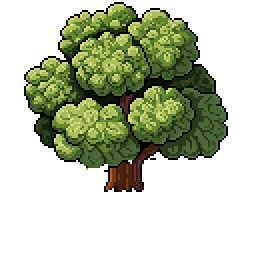
#> input picture tools/tierra_viva/pl/obj2/tree_clean.png, 128 x 128 px (shown 2 times larger)
$ python mapscene.py
#> lines starting #> are read from the running program, lines starting #| are printed output that depends on the picture
### tools/tierra_viva/px.py
"""Herramientas de pixel art: lienzos, rejillas de caracteres, contorno selectivo y
sombreado por volumen para sprites construidos con formas."""
import numpy as np
from PIL import Image
from scipy.ndimage import distance_transform_edt, gaussian_filter
from pal import P, h

_ALL = [(name, ramp) for name, ramp in P.items()]
_DARK = {}
for name, ramp in _ALL:
    for i, c in enumerate(ramp):
        _DARK.setdefault(c[:3], (name, i))


def new(w, hgt):
    return np.zeros((hgt, w, 4), np.uint8)


# [32 lines left out: functions col, grid, blit, not called in this run]


def mask(img):
    return img[..., 3] > 0


# [66 lines left out: functions darker, outline, shade, not called in this run]


def ellipse(W, H, cx, cy, rx, ry):
    yy, xx = np.mgrid[0:H, 0:W]
    return ((xx + 0.5 - cx) / rx) ** 2 + ((yy + 0.5 - cy) / ry) ** 2 <= 1.0


# [5 lines left out: function poly, not called in this run]


def to_pil(img):
    return Image.fromarray(img, 'RGBA')


# [24 lines left out: functions save, sheet, not called in this run]

### tools/tierra_viva/font.py
"""Fuente «Brote»: pixel art proporcional, mayúsculas de 7 px, minúsculas de 5 px,
descendentes de 2 px y tildes. Exporta BMFont (.fnt + .png) para Godot y TTF/WOFF2 para web."""
import sys
from PIL import Image

U = {
'A': '.###.|#...#|#...#|#####|#...#|#...#|#...#',
'B': '####.|#...#|#...#|####.|#...#|#...#|####.',
'C': '.###.|#...#|#....|#....|#....|#...#|.###.',
'D': '####.|#...#|#...#|#...#|#...#|#...#|####.',
'E': '#####|#....|#....|####.|#....|#....|#####',
'F': '#####|#....|#....|####.|#....|#....|#....',
'G': '.###.|#...#|#....|#.###|#...#|#...#|.####',
'H': '#...#|#...#|#...#|#####|#...#|#...#|#...#',
'I': '###|.#.|.#.|.#.|.#.|.#.|###',
'J': '..###|...#.|...#.|...#.|#..#.|#..#.|.##..',
'K': '#...#|#..#.|#.#..|##...|#.#..|#..#.|#...#',
'L': '#....|#....|#....|#....|#....|#....|#####',
'M': '#...#|##.##|#.#.#|#.#.#|#...#|#...#|#...#',
'N': '#...#|##..#|#.#.#|#..##|#...#|#...#|#...#',
'O': '.###.|#...#|#...#|#...#|#...#|#...#|.###.',
'P': '####.|#...#|#...#|####.|#....|#....|#....',
'Q': '.###.|#...#|#...#|#...#|#.#.#|#..#.|.##.#',
'R': '####.|#...#|#...#|####.|#.#..|#..#.|#...#',
'S': '.###.|#...#|#....|.###.|....#|#...#|.###.',
'T': '#####|..#..|..#..|..#..|..#..|..#..|..#..',
'U': '#...#|#...#|#...#|#...#|#...#|#...#|.###.',
'V': '#...#|#...#|#...#|#...#|.#.#.|.#.#.|..#..',
'W': '#...#|#...#|#...#|#.#.#|#.#.#|##.##|#...#',
'X': '#...#|#...#|.#.#.|..#..|.#.#.|#...#|#...#',
'Y': '#...#|#...#|.#.#.|..#..|..#..|..#..|..#..',
'Z': '#####|....#|...#.|..#..|.#...|#....|#####',
'a': '....|....|.##.|...#|.###|#..#|.###',
'b': '#...|#...|###.|#..#|#..#|#..#|###.',
'c': '....|....|.##.|#..#|#...|#..#|.##.',
'd': '...#|...#|.###|#..#|#..#|#..#|.###',
'e': '....|....|.##.|#..#|####|#...|.###',
'f': '.##|#..|###|#..|#..|#..|#..',
'g': '....|....|.###|#..#|#..#|#..#|.###|...#|.##.',
'h': '#...|#...|###.|#..#|#..#|#..#|#..#',
'i': '#|.|#|#|#|#|#',
'j': '..#|...|..#|..#|..#|..#|..#|#.#|.#.',
'k': '#...|#...|#..#|#.#.|##..|#.#.|#..#',
'l': '#.|#.|#.|#.|#.|#.|.#',
'm': '.....|.....|####.|#.#.#|#.#.#|#.#.#|#.#.#',
'n': '....|....|###.|#..#|#..#|#..#|#..#',
'o': '....|....|.##.|#..#|#..#|#..#|.##.',
'p': '....|....|###.|#..#|#..#|#..#|###.|#...|#...',
'q': '....|....|.###|#..#|#..#|#..#|.###|...#|...#',
'r': '...|...|#.#|##.|#..|#..|#..',
's': '....|....|.###|#...|.##.|...#|###.',
't': '.#.|.#.|###|.#.|.#.|.#.|..#',
'u': '....|....|#..#|#..#|#..#|#..#|.###',
'v': '.....|.....|#...#|#...#|.#.#.|.#.#.|..#..',
'w': '.....|.....|#...#|#.#.#|#.#.#|#.#.#|.#.#.',
'x': '....|....|#..#|#..#|.##.|#..#|#..#',
'y': '....|....|#..#|#..#|#..#|#..#|.###|...#|.##.',
'z': '....|....|####|...#|.##.|#...|####',
'0': '.###.|#...#|#..##|#.#.#|##..#|#...#|.###.',
'1': '.#.|##.|.#.|.#.|.#.|.#.|###',
'2': '.###.|#...#|....#|...#.|..#..|.#...|#####',
'3': '####.|....#|....#|.###.|....#|....#|####.',
'4': '...#.|..##.|.#.#.|#..#.|#####|...#.|...#.',
'5': '#####|#....|####.|....#|....#|#...#|.###.',
'6': '.###.|#....|#....|####.|#...#|#...#|.###.',
'7': '#####|....#|...#.|..#..|..#..|..#..|..#..',
'8': '.###.|#...#|#...#|.###.|#...#|#...#|.###.',
'9': '.###.|#...#|#...#|.####|....#|....#|.###.',
'.': '.|.|.|.|.|.|#',
',': '..|..|..|..|..|.#|.#|#.',
':': '.|.|.|#|.|.|#',
';': '..|..|..|.#|..|..|.#|#.',
'!': '#|#|#|#|#|.|#',
'?': '.###.|#...#|....#|..##.|..#..|.....|..#..',
'¡': '.|.|#|.|#|#|#|#|#',
'¿': '.....|.....|..#..|.....|..#..|.##..|#....|#...#|.###.',
'-': '...|...|...|###|...|...|...',
'+': '...|...|.#.|###|.#.|...|...',
'=': '...|...|###|...|###|...|...',
'/': '..#|..#|.#.|.#.|.#.|#..|#..',
'(': '.#|#.|#.|#.|#.|#.|.#',
')': '#.|.#|.#|.#|.#|.#|#.',
'"': '#.#|#.#|...|...|...|...|...',
"'": '#|#|.|.|.|.|.',
'%': '##..#|##.#.|...#.|..#..|.#...|.#.##|#..##',
'*': '...|#.#|.#.|#.#|...|...|...',
'<': '...|..#|.#.|#..|.#.|..#|...',
'>': '...|#..|.#.|..#|.#.|#..|...',
'_': '....|....|....|....|....|....|####',
'~': '....|....|.#.#|#.#.|....|....|....',
'«': '.....|.....|..#.#|.#.#.|#.#..|.#.#.|..#.#',
'»': '.....|.....|#.#..|.#.#.|..#.#|.#.#.|#.#..',
'·': '.|.|.|#|.|.|.',
'°': '.#.|#.#|.#.|...|...|...|...',
'#': '.#.#.|#####|.#.#.|.#.#.|.#.#.|#####|.#.#.',
'&': '.##..|#..#.|.##..|.#...|#.#.#|#..#.|.##.#',
'[': '##|#.|#.|#.|#.|#.|##',
']': '##|.#|.#|.#|.#|.#|##',
'▶': '#...|##..|###.|####|###.|##..|#...',
'◀': '...#|..##|.###|####|.###|..##|...#',
'▼': '.....|.....|#####|.###.|..#..|.....|.....',
'▲': '.....|.....|..#..|.###.|#####|.....|.....',
'✓': '.....|....#|...##|#..#.|##.#.|.##..|..#..',
'✖': '.....|#...#|.#.#.|..#..|.#.#.|#...#|.....',
'♥': '.....|.#.#.|#####|#####|.###.|..#..|.....',
'★': '..#..|..#..|#####|.###.|.#.#.|#...#|.....',
}

ACUTE_CAP = ['..#', '.#.']
ACUTE_LOW = ['.#', '#.']


def with_accent(base, acc, low=True):
    rows = U[base].split('|')
    w = len(rows[0])
    off = (w - len(acc[0]) + 1) // 2
    acc_rows = [('.' * off + r).ljust(w, '.') for r in acc]
    return '|'.join(acc_rows + rows[2:])


ACC = {}
for b, a in zip('aeiou', 'áéíóú'):
    ACC[a] = with_accent(b, ACUTE_LOW, True)
ACC['ü'] = '|'.join(['#..#', '....'] + U['u'].split('|')[2:])
ACC['ñ'] = '|'.join(['.#.#', '#.#.'] + U['n'].split('|')[2:])
ACC['í'] = '.#|#.|.#|.#|.#|.#|.#'
CAP_ACC = {}
for b, a in zip('AEIOU', 'ÁÉÍÓÚ'):
    CAP_ACC[a] = (b, ['..#' if len(U[b].split('|')[0]) > 3 else '.#', '.#.' if len(U[b].split('|')[0]) > 3 else '#.'])
CAP_ACC['Ñ'] = ('N', ['.#.#', '#.#.'])
CAP_ACC['Ü'] = ('U', ['#...#', '.....'])

ROWS = 11      # 0-1 tildes de mayúscula, 2-8 cuerpo, 9-10 descendentes
BASE = 9       # línea base: filas 0-8 por encima
SPACE = 3


# [29 lines left out: function glyph_bitmap, not called in this run]


CHARS = sorted(set(list(U.keys()) + list(ACC.keys()) + list(CAP_ACC.keys()) + [' ']), key=ord)


# [118 lines left out: functions build, build_ttf, render, not called in this run]


def width(text):
    return sum((glyph_bitmap(c) or glyph_bitmap('?'))[0] + 1 for c in text) - 1


# [4 lines that do not run on import are left out]

### tools/tierra_viva/scene.py
"""Escenas de muestra a 640x360: mapa con objetos, personaje y piezas de interfaz."""
import numpy as np
from PIL import Image, ImageSequence
from pal import P
from px import new, col, blit
import world, ui, font

W, H = 640, 360


# [5 lines left out: function load, not called in this run]


def trim(a):
    ys, xs = np.where(a[..., 3] > 0)
    return a[ys.min():ys.max() + 1, xs.min():xs.max() + 1]


# [18 lines left out: function dialog, not called in this run]

### tools/tierra_viva/pal.py
"""Paleta maestra «Tierra Viva». Rampas de oscuro a claro, con desplazamiento de matiz:
las sombras viran a azul/violeta y las luces a amarillo, como en Minish Cap y Pokémon NB."""

def h(x):
    x = x.lstrip('#'); return (int(x[0:2],16), int(x[2:4],16), int(x[4:6],16), 255)

R = {
 # --- tinta y neutros
 'ink':     ['#14101c', '#231c2e', '#372b42'],
 'stone':   ['#2a2434', '#40384d', '#5c5268', '#7d7387', '#a198a8', '#c9c1cc', '#ece6ec'],
 # --- sano
 'grass':   ['#123a2e', '#1a5234', '#256e3a', '#358c3e', '#4fa645', '#7cc456', '#b5e073'],
 'leaf':    ['#0f2b26', '#174232', '#215c38', '#2f7a3c', '#48983f', '#74b84a', '#aad65e'],
 'dirt':    ['#3b2226', '#5a332c', '#7d4b35', '#a06741', '#c48a52', '#e0b070', '#f4d699'],
 'sand':    ['#8a6a4a', '#b08d5e', '#d1b077', '#e8cf98', '#f7ebc4'],
 'water':   ['#16244f', '#1b3c7a', '#2360a8', '#3489cc', '#56b3e6', '#92d9f4', '#dff7ff'],
 'wood':    ['#2e1a1e', '#4a2a26', '#6b3f2e', '#8f5a3a', '#b27a4c', '#d1a068'],
 'roofr':   ['#3a1426', '#5e1f30', '#8c2c3a', '#b8443f', '#dc6a4c', '#f29c6e'],
 'roofb':   ['#1a1d40', '#253366', '#2f4f94', '#3f75be', '#62a2dc', '#9ccdf0'],
 'wall':    ['#6b5a66', '#8f7d82', '#b5a598', '#d8cbb4', '#f2e8d2'],
 'skin':    ['#4a2228', '#7a3a34', '#b4654a', '#de9466', '#f5c08e', '#ffe2bc'],
 'flower':  ['#b0304f', '#e8566b', '#ff8fa3', '#ffd34e', '#fff3b0', '#8a6bd9', '#c3a8ff', '#ffffff'],
 # --- enfermo
 'drygrass':['#2a1f2a', '#3d2e2e', '#56432f', '#735c37', '#94783f', '#b39a52', '#cfbd70'],
 'deadleaf':['#1e1622', '#2f2229', '#46332e', '#61483a', '#7f6146', '#9c7d55'],
 'ash':     ['#221d29', '#342d3b', '#4a4252', '#645c6b', '#827a88', '#a39ca6', '#c7c1c6'],
 'oil':     ['#0b0812', '#15111f', '#221b30', '#302744', '#433757'],
 'sheen':   ['#5a3f8c', '#3f7f86', '#a3963f', '#c0577a'],
 'sludge':  ['#2f3a12', '#4f6418', '#77921f', '#a4c42c', '#d2ef5a'],
 'smog':    ['#4b3f4a', '#6e5d62', '#93807a', '#b8a594'],
 'rust':    ['#3a1a16', '#5e2a1e', '#8a4126', '#b5602f', '#d68a45'],
 'plastic': ['#2a4f6e', '#3f7fa8', '#7cc0e0', '#c9ecf7', '#e25a6a', '#f2c94c', '#ffffff'],
 # --- fuego y hielo
 'fire':    ['#3d0f14', '#7a1a16', '#c13a1c', '#ec6a24', '#ffa83a', '#ffe07a', '#fffbe0'],
 'ice':     ['#1d2c52', '#2c4c80', '#4a7fb4', '#7ab6df', '#b0e0f4', '#e4f8ff'],
 'gold':    ['#3a2412', '#6b4316', '#a6701c', '#d9a52a', '#f5d24a', '#fff1a0'],
 # --- acento eco: la purificación
 'eco':     ['#0f3b3f', '#14706a', '#20a88f', '#4fd8b0', '#9cf5d4', '#e2fff3'],
 # --- interfaz
 'ui':      ['#1d1a2b', '#2e2a42', '#4a4566', '#a49ec0', '#d8d3e8', '#f4f1fa', '#ffffff'],
 'paper':   ['#5b4a3c', '#8a7560', '#c9b694', '#e8dbbd', '#f8f1de'],
 'hp':      ['#2b8a3e', '#5ad06a', '#a8f08a', '#b8860b', '#f5c33b', '#a3261b', '#ee5840'],
}
P = {k: [h(c) for c in v] for k, v in R.items()}
CLEAR = (0, 0, 0, 0)

### tools/tierra_viva/mapscene.py
"""Escena de mapa del Bosque de las Cenizas, enfermo y purificado, a 640x360."""
import numpy as np
from PIL import Image
import maps, world, flora, scene, ui, px, terrain
from pal import P

TREE = scene.trim(np.array(Image.open('pl/obj2/tree_clean.png')))
#> in trim, `ys, xs = np.where(a[..., 3] > 0)`: ys = 6477 values from 1 to 95; xs = 6477 values, max 113 at index 4119, min 12 at index 2197, mean 62.57
#> in trim, `return a[ys.min():ys.max() + 1, xs.min():xs.max() + 1]`:
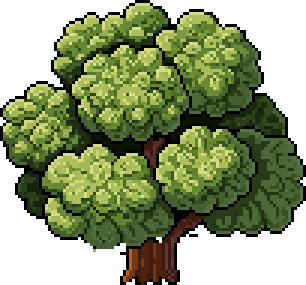
#> returned value: shape (95, 102, 4) (shown 3 times larger); mean of channels 0, 1, 2, 3 66.6, 79.1, 36.9, 170.4; transparent parts drawn white
BURNT = scene.trim(np.array(Image.open('pl/obj/burnt_clean.png')))
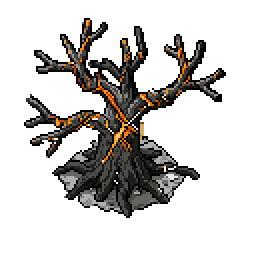
#> input picture tools/tierra_viva/pl/obj/burnt_clean.png, 128 x 128 px (shown 2 times larger)
#> in trim (call 2), `ys, xs = np.where(a[..., 3] > 0)`: ys = 4211 values from 9 to 108; xs = 4211 values, max 112 at index 877, min 12 at index 1973, mean 59.04
#> in trim (call 2), `return a[ys.min():ys.max() + 1, xs.min():xs.max() + 1]`:
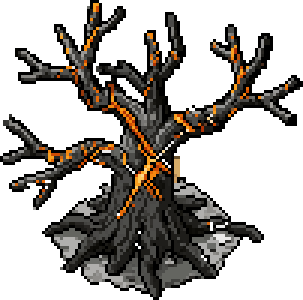
#> returned value: shape (100, 101, 4) (shown 3 times larger); mean of channels 0, 1, 2, 3 51.2, 42.2, 30.6, 106.3; transparent parts drawn white

# bases (x de la esquina izquierda, y de la base) de los árboles: muros arriba, abajo y a los lados
TREES = [(-40, 70), (40, 58), (120, 74), (190, 52), (240, 78), (420, 60), (500, 50), (570, 72),
         (-30, 150), (-50, 230), (560, 168), (590, 250),
         (-20, 330), (70, 352), (150, 372), (420, 368), (500, 345), (580, 362)]
BUSHES = [(150, 120), (338, 104), (100, 300), (470, 296), (360, 330), (300, 190)]
ROCKS = [(212, 140), (520, 210), (60, 196), (386, 238)]
FLOWERS = [(176, 128), (272, 116), (320, 290), (140, 248), (470, 120), (520, 300), (220, 300)]


# [41 lines left out: function render, not called in this run]
